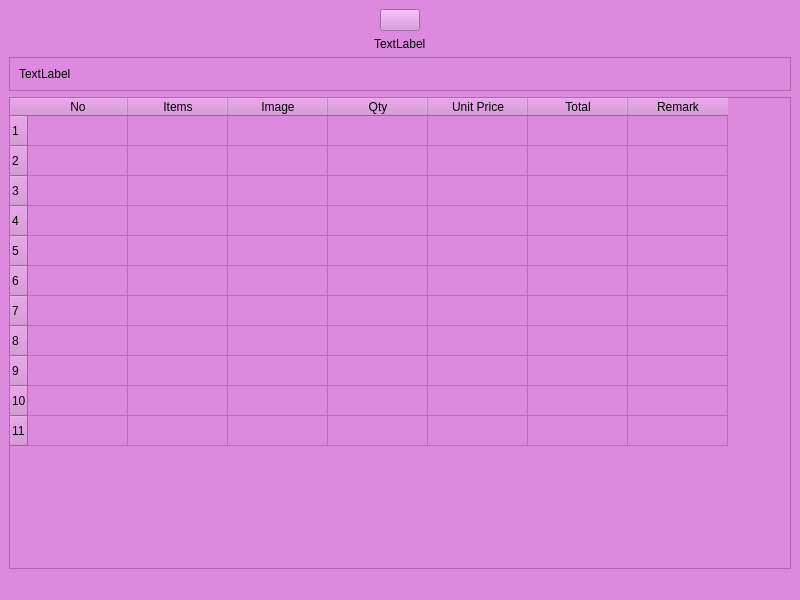
<?xml version="1.0" encoding="UTF-8"?>
<ui version="4.0">
 <class>MainWindow</class>
 <widget class="QMainWindow" name="MainWindow">
  <property name="geometry">
   <rect>
    <x>0</x>
    <y>0</y>
    <width>800</width>
    <height>600</height>
   </rect>
  </property>
  <property name="windowTitle">
   <string>MainWindow</string>
  </property>
  <property name="styleSheet">
   <string notr="true">background-color: rgb(220, 138, 221);</string>
  </property>
  <widget class="QWidget" name="centralwidget">
   <layout class="QVBoxLayout" name="verticalLayout">
    <item alignment="Qt::AlignmentFlag::AlignHCenter">
     <widget class="QPushButton" name="pushButton">
      <property name="text">
       <string/>
      </property>
      <property name="icon">
       <iconset resource="images.qrc">
        <normaloff>:/images/logo.jpg</normaloff>:/images/logo.jpg</iconset>
      </property>
      <property name="iconSize">
       <size>
        <width>124</width>
        <height>124</height>
       </size>
      </property>
     </widget>
    </item>
    <item alignment="Qt::AlignmentFlag::AlignHCenter">
     <widget class="QLabel" name="label_2">
      <property name="text">
       <string>TextLabel</string>
      </property>
     </widget>
    </item>
    <item>
     <widget class="QFrame" name="frame">
      <property name="frameShape">
       <enum>QFrame::Shape::StyledPanel</enum>
      </property>
      <property name="frameShadow">
       <enum>QFrame::Shadow::Raised</enum>
      </property>
      <layout class="QHBoxLayout" name="horizontalLayout">
       <item>
        <widget class="QLabel" name="label">
         <property name="text">
          <string>TextLabel</string>
         </property>
        </widget>
       </item>
      </layout>
     </widget>
    </item>
    <item>
     <widget class="QTableWidget" name="tableWidget">
      <property name="autoFillBackground">
       <bool>false</bool>
      </property>
      <row>
       <property name="text">
        <string>1</string>
       </property>
      </row>
      <row>
       <property name="text">
        <string>2</string>
       </property>
      </row>
      <row>
       <property name="text">
        <string>3</string>
       </property>
      </row>
      <row>
       <property name="text">
        <string>4</string>
       </property>
      </row>
      <row>
       <property name="text">
        <string>5</string>
       </property>
      </row>
      <row>
       <property name="text">
        <string>6</string>
       </property>
      </row>
      <row>
       <property name="text">
        <string>7</string>
       </property>
      </row>
      <row>
       <property name="text">
        <string>8</string>
       </property>
      </row>
      <row>
       <property name="text">
        <string>9</string>
       </property>
      </row>
      <row>
       <property name="text">
        <string>10</string>
       </property>
      </row>
      <row>
       <property name="text">
        <string>11</string>
       </property>
      </row>
      <column>
       <property name="text">
        <string>No</string>
       </property>
      </column>
      <column>
       <property name="text">
        <string>Items</string>
       </property>
      </column>
      <column>
       <property name="text">
        <string>Image</string>
       </property>
      </column>
      <column>
       <property name="text">
        <string>Qty</string>
       </property>
      </column>
      <column>
       <property name="text">
        <string>Unit Price</string>
       </property>
      </column>
      <column>
       <property name="text">
        <string>Total</string>
       </property>
      </column>
      <column>
       <property name="text">
        <string>Remark</string>
       </property>
      </column>
     </widget>
    </item>
   </layout>
  </widget>
  <widget class="QMenuBar" name="menubar">
   <property name="geometry">
    <rect>
     <x>0</x>
     <y>0</y>
     <width>800</width>
     <height>22</height>
    </rect>
   </property>
  </widget>
  <widget class="QStatusBar" name="statusbar"/>
 </widget>
 <resources>
  <include location="images.qrc"/>
 </resources>
 <connections/>
</ui>
